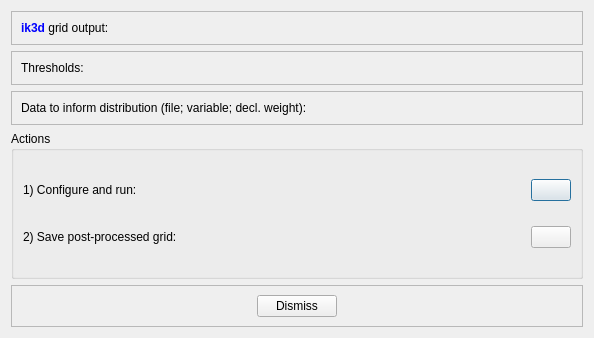
<?xml version="1.0" encoding="UTF-8"?>
<ui version="4.0">
 <class>PostikDialog</class>
 <widget class="QDialog" name="PostikDialog">
  <property name="geometry">
   <rect>
    <x>0</x>
    <y>0</y>
    <width>594</width>
    <height>338</height>
   </rect>
  </property>
  <property name="windowTitle">
   <string>Dialog</string>
  </property>
  <layout class="QVBoxLayout" name="verticalLayout">
   <item>
    <widget class="QFrame" name="frmIk3dOutput">
     <property name="frameShape">
      <enum>QFrame::StyledPanel</enum>
     </property>
     <property name="frameShadow">
      <enum>QFrame::Raised</enum>
     </property>
     <layout class="QHBoxLayout" name="horizontalLayout">
      <item>
       <widget class="QLabel" name="label">
        <property name="text">
         <string>&lt;html&gt;&lt;head/&gt;&lt;body&gt;&lt;p&gt;&lt;span style=&quot; font-weight:600; color:#0000ff;&quot;&gt;ik3d&lt;/span&gt; grid output:&lt;/p&gt;&lt;/body&gt;&lt;/html&gt;</string>
        </property>
       </widget>
      </item>
     </layout>
    </widget>
   </item>
   <item>
    <widget class="QFrame" name="frmThresholds">
     <property name="frameShape">
      <enum>QFrame::StyledPanel</enum>
     </property>
     <property name="frameShadow">
      <enum>QFrame::Raised</enum>
     </property>
     <layout class="QHBoxLayout" name="horizontalLayout_2">
      <item>
       <widget class="QLabel" name="label_2">
        <property name="text">
         <string>Thresholds:</string>
        </property>
       </widget>
      </item>
     </layout>
    </widget>
   </item>
   <item>
    <widget class="QFrame" name="frmDataForDistribution">
     <property name="frameShape">
      <enum>QFrame::StyledPanel</enum>
     </property>
     <property name="frameShadow">
      <enum>QFrame::Raised</enum>
     </property>
     <layout class="QHBoxLayout" name="horizontalLayout_3">
      <item>
       <widget class="QLabel" name="label_3">
        <property name="text">
         <string>Data to inform distribution (file; variable; decl. weight):</string>
        </property>
       </widget>
      </item>
     </layout>
    </widget>
   </item>
   <item>
    <widget class="QGroupBox" name="groupBox">
     <property name="sizePolicy">
      <sizepolicy hsizetype="Preferred" vsizetype="Expanding">
       <horstretch>0</horstretch>
       <verstretch>0</verstretch>
      </sizepolicy>
     </property>
     <property name="title">
      <string>Actions</string>
     </property>
     <layout class="QGridLayout" name="gridLayout">
      <item row="0" column="1">
       <widget class="QPushButton" name="btnConfigAndRun">
        <property name="text">
         <string/>
        </property>
        <property name="icon">
         <iconset resource="resources.qrc">
          <normaloff>:/icons32/setting32</normaloff>:/icons32/setting32</iconset>
        </property>
       </widget>
      </item>
      <item row="0" column="0">
       <widget class="QLabel" name="label_4">
        <property name="sizePolicy">
         <sizepolicy hsizetype="Expanding" vsizetype="Preferred">
          <horstretch>0</horstretch>
          <verstretch>0</verstretch>
         </sizepolicy>
        </property>
        <property name="text">
         <string>1) Configure and run:</string>
        </property>
       </widget>
      </item>
      <item row="1" column="0">
       <widget class="QLabel" name="label_5">
        <property name="text">
         <string>2) Save post-processed grid:</string>
        </property>
       </widget>
      </item>
      <item row="1" column="1">
       <widget class="QPushButton" name="pushButton">
        <property name="text">
         <string/>
        </property>
        <property name="icon">
         <iconset resource="resources.qrc">
          <normaloff>:/icons32/save32</normaloff>:/icons32/save32</iconset>
        </property>
       </widget>
      </item>
     </layout>
    </widget>
   </item>
   <item>
    <widget class="QFrame" name="frame_4">
     <property name="frameShape">
      <enum>QFrame::StyledPanel</enum>
     </property>
     <property name="frameShadow">
      <enum>QFrame::Raised</enum>
     </property>
     <layout class="QHBoxLayout" name="horizontalLayout_4">
      <item>
       <spacer name="horizontalSpacer">
        <property name="orientation">
         <enum>Qt::Horizontal</enum>
        </property>
        <property name="sizeHint" stdset="0">
         <size>
          <width>177</width>
          <height>20</height>
         </size>
        </property>
       </spacer>
      </item>
      <item>
       <widget class="QPushButton" name="btnDismiss">
        <property name="text">
         <string>Dismiss</string>
        </property>
       </widget>
      </item>
      <item>
       <spacer name="horizontalSpacer_2">
        <property name="orientation">
         <enum>Qt::Horizontal</enum>
        </property>
        <property name="sizeHint" stdset="0">
         <size>
          <width>177</width>
          <height>20</height>
         </size>
        </property>
       </spacer>
      </item>
     </layout>
    </widget>
   </item>
  </layout>
 </widget>
 <resources>
  <include location="resources.qrc"/>
 </resources>
 <connections>
  <connection>
   <sender>btnDismiss</sender>
   <signal>clicked()</signal>
   <receiver>PostikDialog</receiver>
   <slot>reject()</slot>
   <hints>
    <hint type="sourcelabel">
     <x>334</x>
     <y>318</y>
    </hint>
    <hint type="destinationlabel">
     <x>481</x>
     <y>317</y>
    </hint>
   </hints>
  </connection>
  <connection>
   <sender>pushButton</sender>
   <signal>clicked()</signal>
   <receiver>PostikDialog</receiver>
   <slot>onSave()</slot>
   <hints>
    <hint type="sourcelabel">
     <x>561</x>
     <y>239</y>
    </hint>
    <hint type="destinationlabel">
     <x>589</x>
     <y>265</y>
    </hint>
   </hints>
  </connection>
  <connection>
   <sender>btnConfigAndRun</sender>
   <signal>clicked()</signal>
   <receiver>PostikDialog</receiver>
   <slot>onConfigureAndRun()</slot>
   <hints>
    <hint type="sourcelabel">
     <x>561</x>
     <y>182</y>
    </hint>
    <hint type="destinationlabel">
     <x>590</x>
     <y>201</y>
    </hint>
   </hints>
  </connection>
 </connections>
 <slots>
  <slot>onConfigureAndRun()</slot>
  <slot>onSave()</slot>
 </slots>
</ui>
